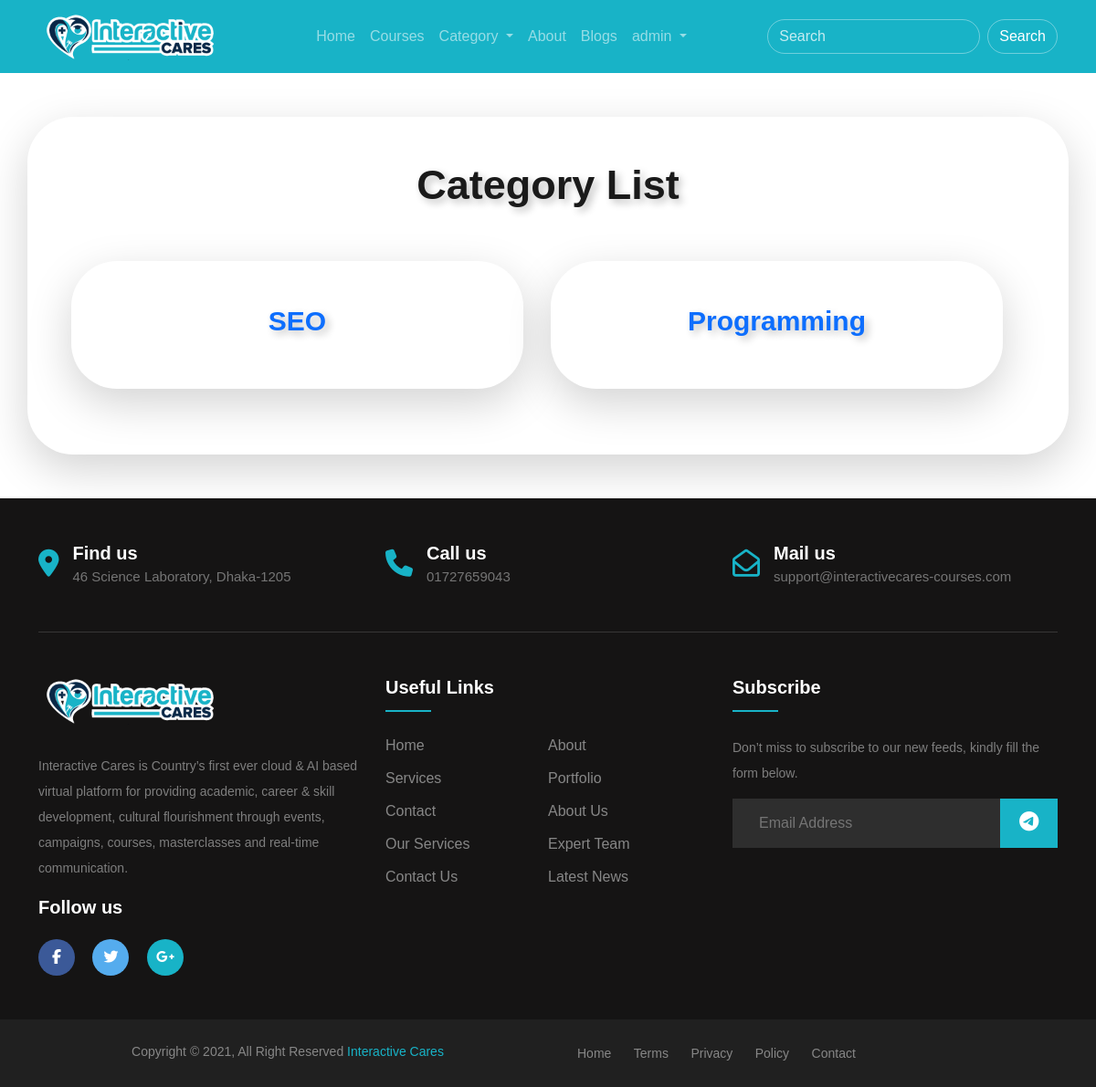
The page /category_list/ (signed in) on the database as committed earlier.
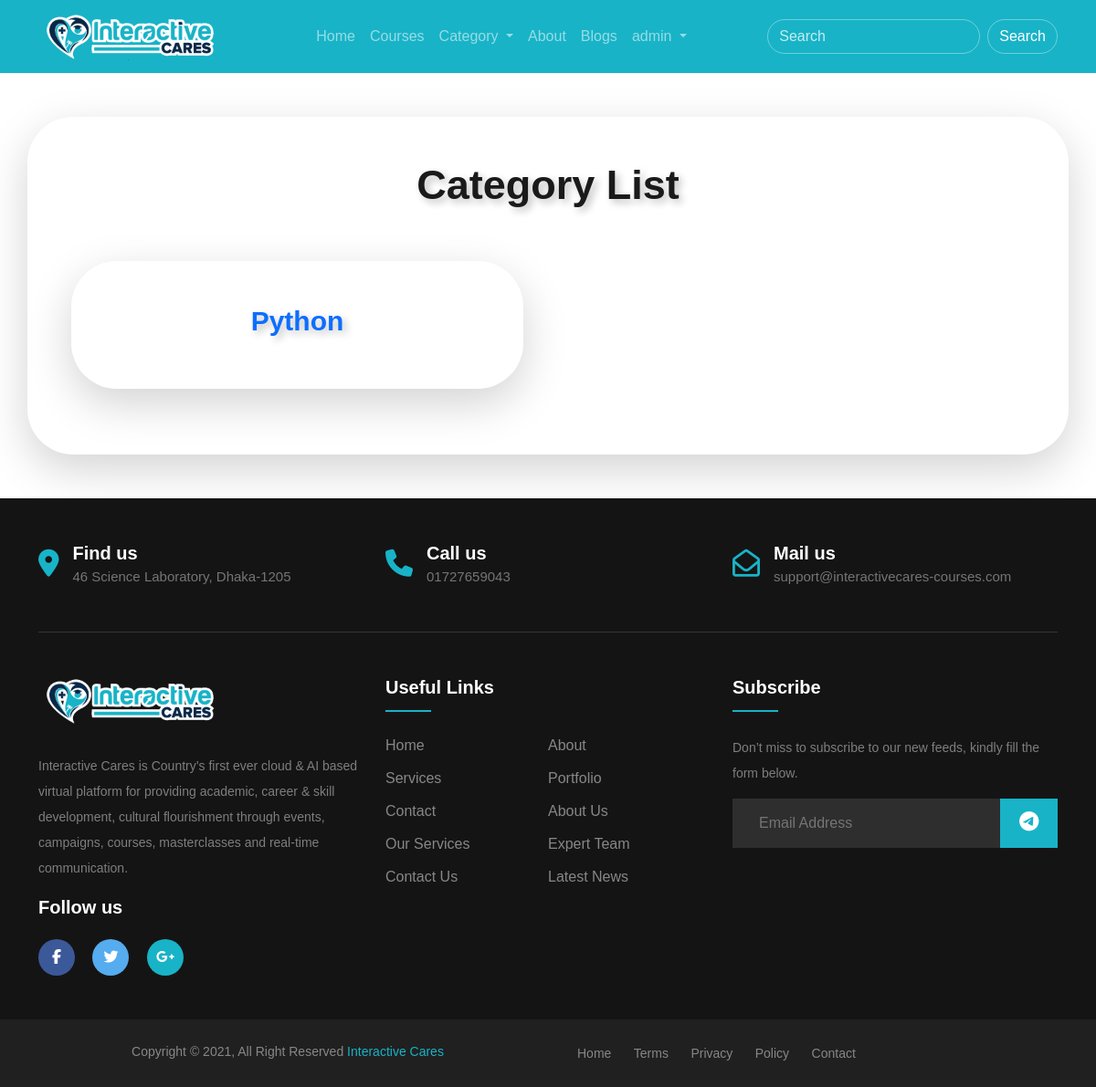
The same page on the database as committed later.
### course_app/models.py (models this page shows, shortened)
class Category(models.Model):
    title = models.CharField(max_length=255)
    class Meta:
        verbose_name_plural = 'Category'

### course_app/views.py (the view)
# urls.py: path("category_list/", views.category_list, name="category_list"),
@login_required
def category_list(request):
    category_list = models.Category.objects.all()
    diction = {
        "title": "Category List - Interactive Cares",
        "category_list": category_list
    }
    return render(request, "course_app/category_list.html", context=diction)

### templates/course_app/category_list.html
{% extends 'base/base.html' %}
{% load crispy_forms_tags %}
{% block body_block %}
<section class="container my-5">
    <div class="shadow-lg p-5 bg-body rounded row about-us-contaiiner">
        <h2 class="h-text text-center mb-5">Category List</h2>
        <div class="row professional-instructors">
            {% for category in category_list %}
            <div class="shadow-lg p-5 my-2 bg-body rounded about-us-contaiiner col-xs-12 col-sm-12 col-md-5 col-lg-5 col-xl-5 course-box mb-4">
                <h2 class="course-text text-center "><a href="{% url 'course_app:edit_category_for_admin' pk=category.pk %}" target="_blank">{{ category.title }}</a></h2>
            </div>
            {% endfor %}
        </div>
    </div>
</section>
{% endblock %}

Rows that differ between the two databases and show on the page:
removed Category: title "SEO"
removed Category: title "Programming"
added Category: title "Python"
